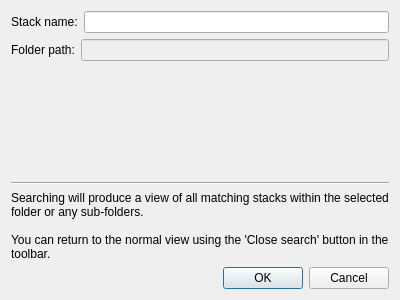
<?xml version="1.0" encoding="UTF-8"?>
<ui version="4.0">
 <class>Search</class>
 <widget class="QDialog" name="Search">
  <property name="geometry">
   <rect>
    <x>0</x>
    <y>0</y>
    <width>400</width>
    <height>300</height>
   </rect>
  </property>
  <property name="windowTitle">
   <string>Search folders for stack</string>
  </property>
  <layout class="QVBoxLayout" name="verticalLayout">
   <item>
    <layout class="QHBoxLayout" name="horizontalLayout">
     <item>
      <widget class="QLabel" name="label">
       <property name="text">
        <string>Stack name:</string>
       </property>
      </widget>
     </item>
     <item>
      <widget class="QLineEdit" name="stackName">
       <property name="toolTip">
        <string>Enter the name of the stack to search for; partial matches are allowed</string>
       </property>
      </widget>
     </item>
    </layout>
   </item>
   <item>
    <layout class="QHBoxLayout" name="horizontalLayout_2">
     <item>
      <widget class="QLabel" name="label_2">
       <property name="text">
        <string>Folder path:</string>
       </property>
      </widget>
     </item>
     <item>
      <widget class="QLineEdit" name="folderPath">
       <property name="enabled">
        <bool>false</bool>
       </property>
      </widget>
     </item>
    </layout>
   </item>
   <item>
    <spacer name="verticalSpacer">
     <property name="orientation">
      <enum>Qt::Vertical</enum>
     </property>
     <property name="sizeHint" stdset="0">
      <size>
       <width>20</width>
       <height>82</height>
      </size>
     </property>
    </spacer>
   </item>
   <item>
    <widget class="Line" name="line">
     <property name="orientation">
      <enum>Qt::Horizontal</enum>
     </property>
    </widget>
   </item>
   <item>
    <widget class="QLabel" name="label_3">
     <property name="text">
      <string>Searching will produce a view of all matching stacks within the selected folder or any sub-folders.

You can return to the normal view using the 'Close search' button in the toolbar.</string>
     </property>
     <property name="wordWrap">
      <bool>true</bool>
     </property>
    </widget>
   </item>
   <item>
    <widget class="QDialogButtonBox" name="buttonBox">
     <property name="orientation">
      <enum>Qt::Horizontal</enum>
     </property>
     <property name="standardButtons">
      <set>QDialogButtonBox::Cancel|QDialogButtonBox::Ok</set>
     </property>
    </widget>
   </item>
  </layout>
 </widget>
 <resources/>
 <connections>
  <connection>
   <sender>buttonBox</sender>
   <signal>accepted()</signal>
   <receiver>Search</receiver>
   <slot>accept()</slot>
   <hints>
    <hint type="sourcelabel">
     <x>248</x>
     <y>254</y>
    </hint>
    <hint type="destinationlabel">
     <x>157</x>
     <y>274</y>
    </hint>
   </hints>
  </connection>
  <connection>
   <sender>buttonBox</sender>
   <signal>rejected()</signal>
   <receiver>Search</receiver>
   <slot>reject()</slot>
   <hints>
    <hint type="sourcelabel">
     <x>316</x>
     <y>260</y>
    </hint>
    <hint type="destinationlabel">
     <x>286</x>
     <y>274</y>
    </hint>
   </hints>
  </connection>
 </connections>
</ui>
